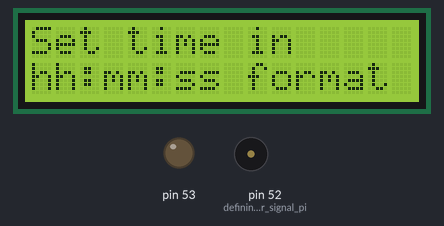
A sketch run on a simulated Arduino Mega 2560, built with avr-gcc and run on an emulated ATmega2560. Parts: 16×2 character LCD, output pins drawn as LEDs (lit = HIGH), buzzer (waves = sounding, pin HIGH). What the sketch prints to the serial monitor is not drawn.

Above: at 0.1 s.
At 1.1 s:
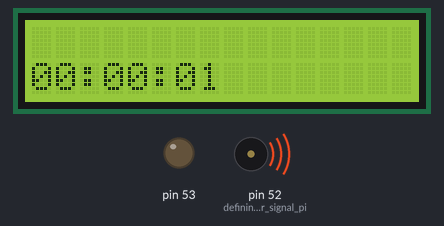
At 10.1 s:
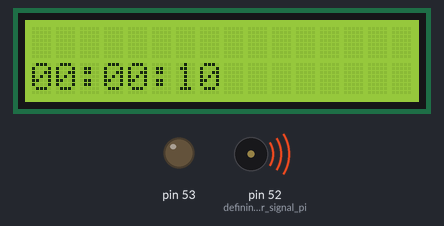
At 20.1 s:
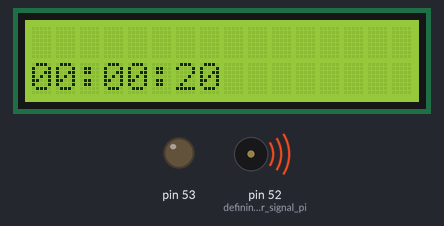
At 29.1 s:
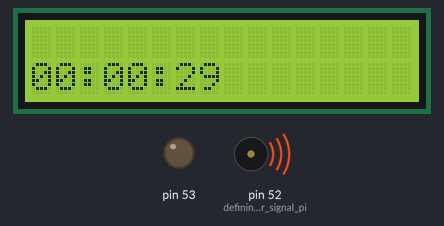
At 39.1 s:
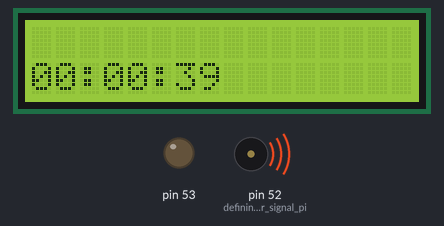

The sketch:

sketch_apr15a.ino
```cpp
#include <LiquidCrystal.h>
// initialize the library by
// associating any needed LCD interface pin
// with the arduino pin number it is connected to

// Global Variables
const int rs = 12, en = 11, d4 = 5, d5 = 4, d6 = 3, d7 = 2;
LiquidCrystal lcd(rs, en, d4, d5, d6, d7);

unsigned long previousMillis;
const unsigned long interval = 1000;  // 1 second

int hours, minutes, seconds;
int hours1, minutes1;

void setup() {
  Serial.begin(9600);
  Serial.setTimeout(100);  // 100ms timeout for serial input
  Serial.println("Set Time in hh:mm:ss format");
  lcd.begin(16, 2);
  lcd.setCursor(0, 0);
  lcd.print("Set time in");
  lcd.setCursor(0, 1);
  lcd.print("hh:mm:ss format");
  delay(500);
  lcd.clear();
  pinMode(52, OUTPUT); // defining buzzer signal pins
  pinMode(53, OUTPUT);
  digitalWrite(52, HIGH); // defaulting them to off (*this can change depending on model of buzzer)
  digitalWrite(53, LOW);
}

void loop() {
  unsigned long currentMillis = millis();

  if (currentMillis - previousMillis >= interval) {
    // When previousMillis would be set to currentMillis,
    // then a delay in the code would delay the clock.
    // When previousMillis is incremented with 1 second,
    // then it stays synchronized.
    previousMillis += interval;  // increment with 1 second

    seconds += 1;
    if (seconds >= 60) {
      seconds = 0;
      minutes += 1;
    }
    if (minutes >= 60) {
      minutes = 0;
      hours += 1;
    }
    if (hours >= 24) {
      hours = 0;
    }

    // Update the time to the serial monitor and lcd!
    // The format is  hh:mm:ss.
    if (hours < 10) {
      Serial.print("0");
      lcd.setCursor(0, 1);
      lcd.print("0");
      lcd.setCursor(1, 1);
      lcd.print(hours);
      Serial.print(hours);
    } else {
      lcd.setCursor(0, 1);
      lcd.print(hours);
      Serial.print(hours);
    }
    lcd.setCursor(0, 1);
    Serial.print(":");
    lcd.setCursor(2, 1);
    lcd.print(":");
    if (minutes < 10) {
      Serial.print("0");
      lcd.setCursor(3, 1);
      lcd.print("0");
      lcd.setCursor(4, 1);
      lcd.print(minutes);
      Serial.print(minutes);
    } else {
      Serial.print(minutes);
      lcd.setCursor(3, 1);
      lcd.print(minutes);
    }
    Serial.print(":");
    lcd.setCursor(5, 1);
    lcd.print(":");
    if (seconds < 10) {
      Serial.print("0");
      lcd.setCursor(6, 1);
      lcd.print("0");
      lcd.setCursor(7, 1);
      lcd.print(seconds);
      Serial.print(seconds);
    } else {
      Serial.print(seconds);
      lcd.setCursor(6, 1);
      lcd.print(seconds);
    }
    Serial.println();
  }

  // Alarm Function!

  if (Serial.available() > 0) {
    String test = Serial.readString();

    //Serial.print(test);

    while ((test[0] == 'a') && (test[1] == 'l') && (test[2] == 'a') && (test[3] == 'r') && (test[4] == 'm')) { // see if the user is trying to set an alarm

      lcd.setCursor(0, 0);
      lcd.print("Set Alarm hh:mm");
      Serial.println("Set Alarm hh:mm");

      if (Serial.available() > 0) {
        String test1 = Serial.readString();
        Serial.println(test1);

        int h1 = (String(test1[0]) + String(test1[1])).toInt(); // defining all variables to their correct types
        char colon = test1[2];
        int m1 = (String(test1[3]) + String(test1[4])).toInt();

        if (colon == ':') { // makes sure values entered are valid
          hours1 = constrain(h1, 0, 23);
          minutes1 = constrain(m1, 0, 59);
          lcd.setCursor(0, 0);
          lcd.print("Alarm Set");
          break; // nessecary to get out of while loop
        }
      }
    }
    if (test[0] == '0' || '1' || '2') {
      int h = (String(test[0]) + String(test[1])).toInt(); // defining all variables to their correct types
      char colon1 = test[2];
      int m = (String(test[3]) + String(test[4])).toInt();
      char colon2 = test[5];
      int s = (String(test[6]) + String(test[7])).toInt();

      if (colon1 == ':' && colon2 == ':') {  // check for right format
        hours = constrain(h, 0, 23);
        minutes = constrain(m, 0, 59);
        seconds = constrain(s, 0, 59);
      }
    }
  }
  // Alarm goes off for one minute with no way to turn it off!
  if ((hours1 == hours) && (minutes1 == minutes) && (currentMillis > 60000)) { // so alarm does't go off right away (*alarm can never go off in less than a minute)
    digitalWrite(52, LOW);
    delayMicroseconds(500);
    digitalWrite(52, HIGH);
    delayMicroseconds(500);
    digitalWrite(53, HIGH);
    delayMicroseconds(500);
    digitalWrite(53, LOW);
    delayMicroseconds(500);
  }
}
```

Measured:
- what the display in image 1 shows lasts 1.0 s, from 1.0 s to 2.0 s
